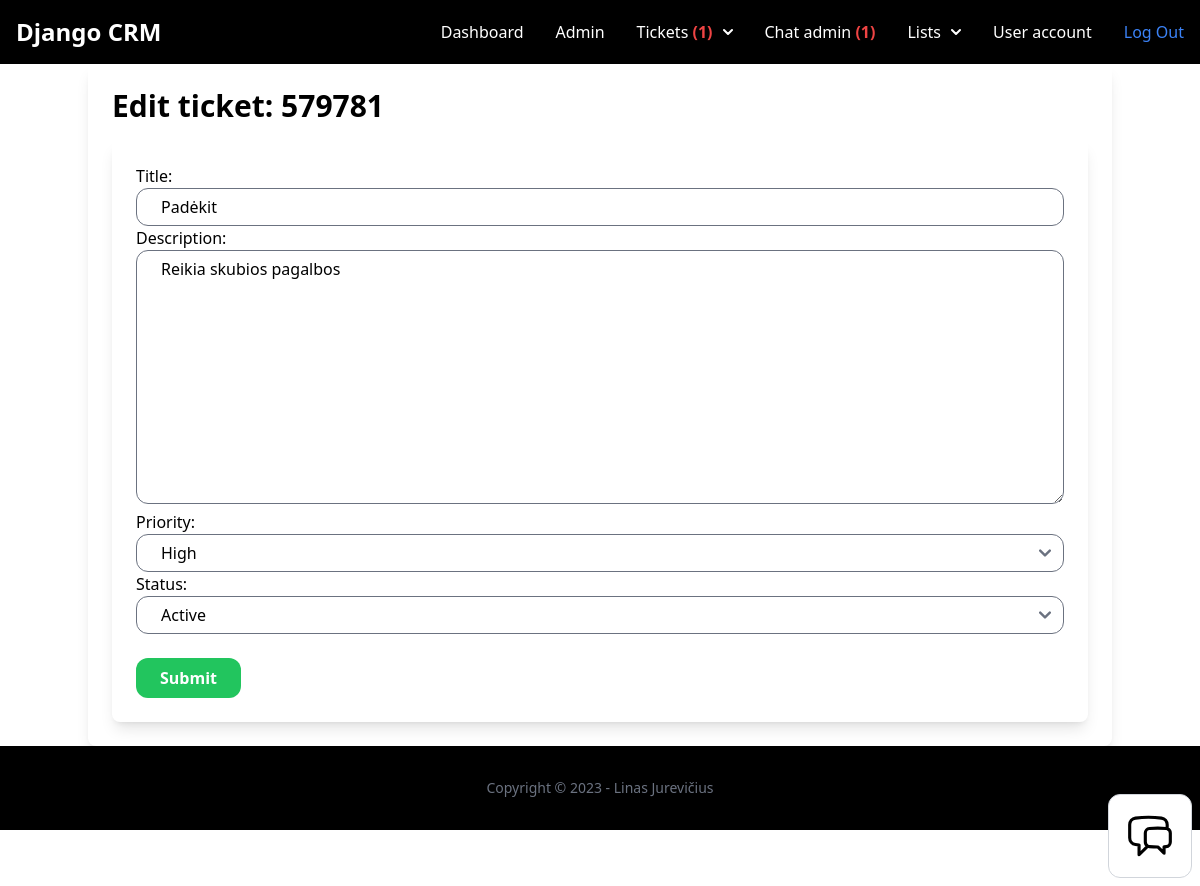
The app's page /dashboard/tickets/4/edit/ (signed in), older data.
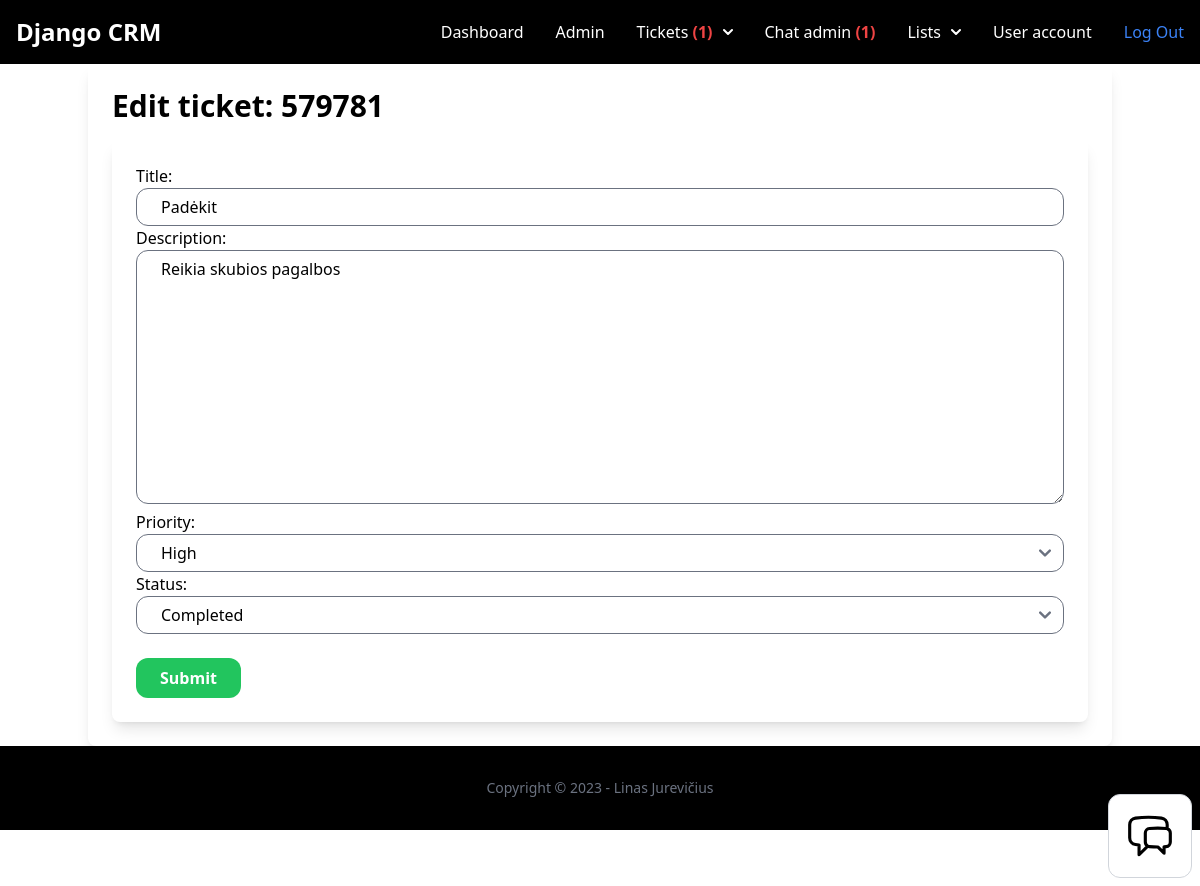
The same page, newer data.
### ticket/models.py (models this page shows, shortened)
class Ticket(models.Model):
    ACTIVE = 'active'
    COMPLETED = 'completed'
    PENDING = 'pending'
    CHOICES_STATUS = (
        (ACTIVE, 'Active'),
        (COMPLETED, 'Completed'),
        (PENDING, 'Pending'),
    )
    LOW = 'low'
    MEDIUM = 'medium'
    HIGH = 'high'
    CHOICES_PRIORITY = (
        (LOW, 'Low'),
        (MEDIUM, 'Medium'),
        (HIGH, 'High'),
    )
    ticket_number = models.CharField(max_length=15, unique=True)
    title = models.CharField(max_length=100)
    description = models.TextField(blank=True, null=True)
    created_by = models.ForeignKey(User, related_name='tickets', on_delete=models.CASCADE)
    created_at = models.DateTimeField(auto_now_add=True)
    modified_at = models.DateTimeField(auto_now=True)
    assign_to = models.ForeignKey(User, on_delete=models.DO_NOTHING, null=True, blank=True)
    is_resolved = models.BooleanField(default=False)
    accepted_at = models.DateTimeField(null=True, blank=True)
    closed_at = models.DateTimeField(null=True, blank=True)
    status = models.CharField(max_length=15, choices=CHOICES_STATUS, default=PENDING)
    priority = models.CharField(max_length=15, choices=CHOICES_PRIORITY, default=MEDIUM)
    solution = models.TextField(blank=True, null=True)
    class Meta:
        ordering = ['-created_at', 'priority', 'ticket_number']

### ticket/views.py (the view)
# urls.py: path('<int:pk>/edit/', views.edit_ticket, name='edit'),
@login_required
def edit_ticket(request, pk):
    ticket = get_object_or_404(Ticket, pk=pk)
    if request.method == 'POST':
        form = UpdateTicketForm(request.POST, instance=ticket)
        if form.is_valid():
            form.save()
            messages.success(request, 'The ticket was edited')
            return redirect('tickets:list')
    else:
        form = UpdateTicketForm(instance=ticket)
        if request.user.is_manager:
            form.fields['title'].disabled = True
            form.fields['description'].disabled = True
        if request.user.is_customer:
            form.fields['status'].disabled = True
    return render(request, 'ticket/edit_ticket.html', {
        'form': form
        })

### ticket/form.py
class UpdateTicketForm(forms.ModelForm):
    class Meta:
        model = Ticket
        fields = ('title', 'description', 'priority', 'status')
    title = forms.CharField(widget=forms.TextInput(attrs={
        'class': INPUT_CLASS
    }))
    description = forms.CharField(widget=forms.Textarea(attrs={
        'class': INPUT_CLASS
    }))
    priority = forms.ChoiceField(choices=CHOICES_PRIORITY, widget=forms.Select(attrs={
        'class': INPUT_CLASS
    }))
    status = forms.ChoiceField(choices=CHOICES_STATUS, widget=forms.Select(attrs={
        'class': INPUT_CLASS
    }))

### chat/context_processors.py (called while the page is built)
def chat_waiting(request):
    waiting_chat = Room.objects.filter(status='waiting')
    return {'waiting_chat': waiting_chat}

### team/context_processors.py (called while the page is built)
def active_team(request):
    if request.user.is_authenticated:
        if request.user.userprofile.active_team:
            active_team = request.user.userprofile.active_team
        else:
            active_team = Team.objects.filter(created_by=request.user)[0]
    else:
        active_team = None
    return {'active_team': active_team}

### ticket/templates/ticket/edit_ticket.html (shortened to what this page needs)
{% extends 'app/base.html'  %}
{% load crispy_forms_tags %}
{% block content %}
<div class="container mx-auto shadow-lg rounded-lg py-6 px-6">
    <h1 class="mb-4 font-semibold text-3xl">Edit ticket: {{ form.instance.ticket_number }}</h1>
    <div class="container mx-auto shadow-lg rounded-lg py-6 px-6">
        <form method="post" action=".">
            {{ form.as_p }}
            <br class="my-4">
            <button type="submit" class="inline-block text-center py-2 px-6 bg-green-500 rounded-xl font-semibold text-white">Submit</button>
        </form>
    </div>
</div>
{% endblock %}

Row changes from the older to the newer data that the page shows:
changed Ticket "Padėkit": status "Active" → "Completed"
